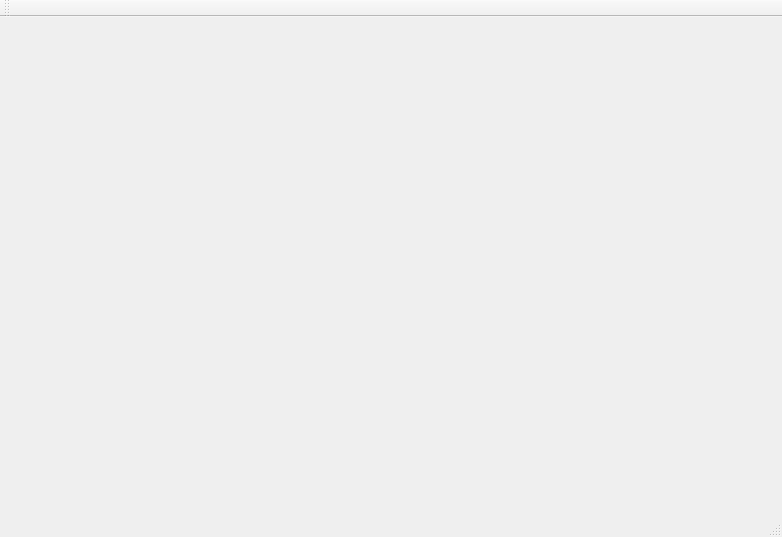
<?xml version="1.0" encoding="UTF-8"?>
<ui version="4.0">
 <class>MainWindowClass</class>
 <widget class="QMainWindow" name="MainWindowClass">
  <property name="geometry">
   <rect>
    <x>0</x>
    <y>0</y>
    <width>782</width>
    <height>537</height>
   </rect>
  </property>
  <property name="windowTitle">
   <string>MainWindow</string>
  </property>
  <widget class="QWidget" name="centralWidget">
   <layout class="QGridLayout" name="gridLayout_2">
    <item row="0" column="0">
     <layout class="QGridLayout" name="gridLayout"/>
    </item>
   </layout>
  </widget>
  <widget class="QMenuBar" name="menuBar">
   <property name="geometry">
    <rect>
     <x>0</x>
     <y>0</y>
     <width>782</width>
     <height>23</height>
    </rect>
   </property>
  </widget>
  <widget class="QToolBar" name="mainToolBar">
   <attribute name="toolBarArea">
    <enum>TopToolBarArea</enum>
   </attribute>
   <attribute name="toolBarBreak">
    <bool>false</bool>
   </attribute>
  </widget>
  <widget class="QStatusBar" name="statusBar"/>
 </widget>
 <layoutdefault spacing="6" margin="11"/>
 <resources>
  <include location="mainwindow.qrc"/>
 </resources>
 <connections/>
</ui>
